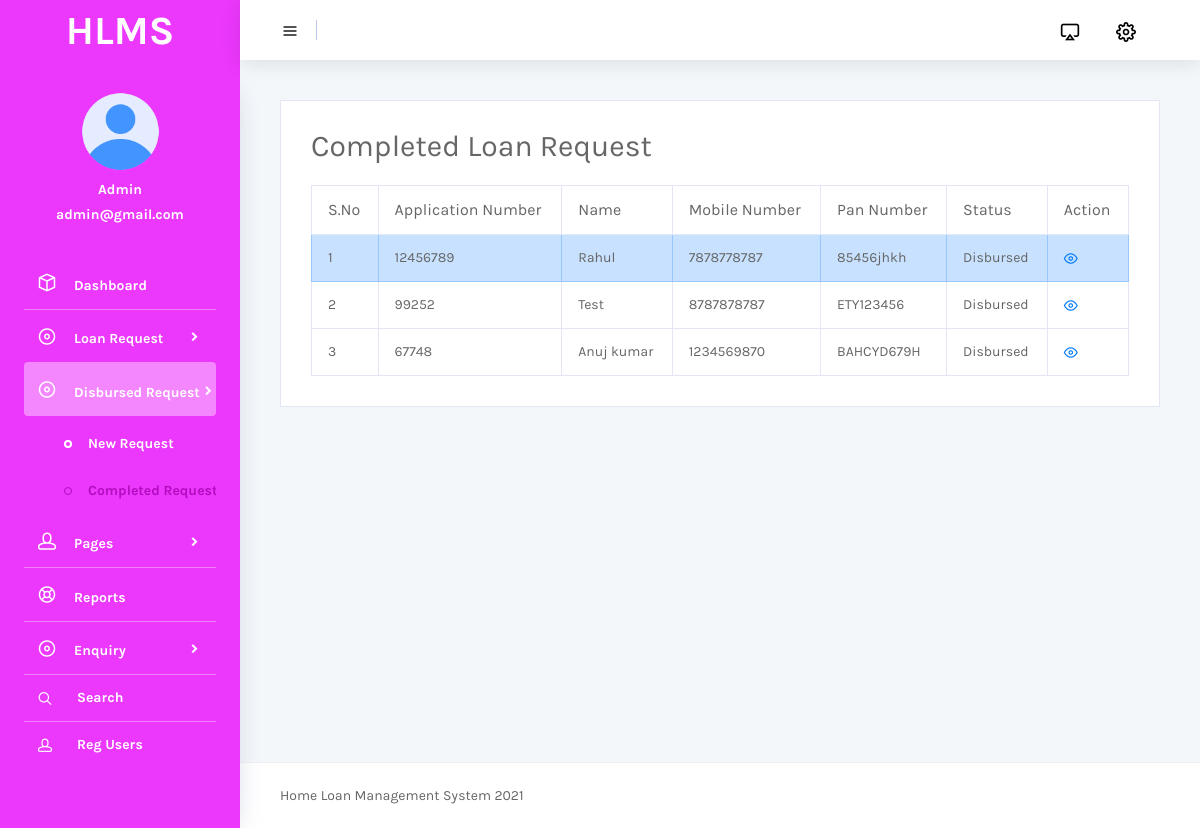
/admin/completed-disburesd-request.php (signed in), run on the app's committed database.
### tables this page shows
CREATE TABLE `tblapplication` (
  `ID` int(10) NOT NULL,
  `UserID` int(10) DEFAULT NULL,
  `ApplicationNumber` int(10) DEFAULT NULL,
  `PanNumber` varchar(200) DEFAULT NULL,
  `PanCardCopy` varchar(200) DEFAULT NULL,
  `Address` mediumtext DEFAULT NULL,
  `AddressProofType` varchar(200) DEFAULT NULL,
  `AdressDoc` varchar(200) DEFAULT NULL,
  `ServiceType` varchar(200) DEFAULT NULL,
  `MontlyIncome` decimal(10,2) DEFAULT NULL,
  `ExistingLoan` varchar(100) DEFAULT NULL,
  `ExpectedLoanAmount` decimal(10,2) DEFAULT NULL,
  `ProfilePic` varchar(200) DEFAULT NULL,
  `Tenure` int(5) DEFAULT NULL,
  `GName` varchar(200) DEFAULT NULL,
  `Gmobnum` bigint(10) DEFAULT NULL,
  `Gemail` varchar(200) DEFAULT NULL,
  `Gaddress` varchar(200) DEFAULT NULL,
  `SubmitDate` timestamp NULL DEFAULT current_timestamp(),
  `Remark` varchar(200) DEFAULT NULL,
  `Status` varchar(200) DEFAULT NULL,
  `LoanamountDisbursed` decimal(10,2) DEFAULT NULL,
  `RateofInterest` decimal(10,0) DEFAULT NULL,
  `DTenure` int(5) DEFAULT NULL,
  `UpdationDate` timestamp NULL DEFAULT NULL ON UPDATE current_timestamp()
);

CREATE TABLE `tbluser` (
  `ID` int(10) NOT NULL,
  `FullName` varchar(200) DEFAULT NULL,
  `MobileNumber` bigint(10) DEFAULT NULL,
  `Password` varchar(200) DEFAULT NULL,
  `RegDate` timestamp NULL DEFAULT current_timestamp()
);

### admin/completed-disburesd-request.php (the view, shortened to what this page needs)
<?php
include('includes/dbconnection.php');
if (strlen($_SESSION['hlmsaid']==0)) {
  header('location:logout.php');
  } else{
  ?>
<!DOCTYPE html>
<html lang="en">
<head>
  <link rel="stylesheet" href="vendors/mdi/css/materialdesignicons.min.css">
  <link rel="stylesheet" href="vendors/feather/feather.css">
  <link rel="stylesheet" href="vendors/base/vendor.bundle.base.css">
  <link rel="stylesheet" href="css/style.css">
</head>
<body>
  <div class="container-scroller">
 <?php include_once('includes/header.php');?>
    <div class="container-fluid page-body-wrapper">
      <?php include_once('includes/sidebar.php');?>
      <div class="main-panel">
        <div class="content-wrapper">
          <div class="row">
            <div class="col-lg-12 stretch-card">
              <div class="card">
                <div class="card-body">
                  <h3 >Completed Loan Request</h3>
                  <div class="table-responsive pt-3">
                    <table class="table table-bordered">
                      <thead>
                       <tr>
                                               <th>S.No</th>
                                        <th>Application Number</th>
                                        <th>Name</th>
                                        <th>Mobile Number</th>
                                        <th>Pan Number</th>
                                    <th>Status</th>
                                        <th>Action</th>
                                            </tr>
                      </thead>
                      <tbody>
                        <tr class="table-info">
                           <?php
$sql="SELECT tbluser.FullName,tbluser.MobileNumber,tblapplication.ID, tblapplication.ApplicationNumber, tblapplication.PanNumber,tblapplication.Status from  tblapplication join tbluser on tbluser.ID= tblapplication.UserID where tblapplication.Status='Disbursed'";
$query = $dbh -> prepare($sql);
$query->execute();
$results=$query->fetchAll(PDO::FETCH_OBJ);
$cnt=1;
if($query->rowCount() > 0)
{
foreach($results as $row)
{               ?>
                         <td><?php echo htmlentities($cnt);?></td>
                                        <td><?php  echo htmlentities($row->ApplicationNumber);?></td>
                                        <td><?php  echo htmlentities($row->FullName);?></td>
                                        <td><?php  echo htmlentities($row->MobileNumber);?></td>
                                        <td><?php  echo htmlentities($row->PanNumber);?></td>
                                             <?php if($row->Status==""){ ?>
                     <td><?php echo "Not Updated Yet"; ?></td>
<?php } else { ?>                  <td><?php  echo htmlentities($row->Status);?>
                  </td>
                  <?php } ?>
                                        <td><a href="view-disbursed-detail.php?editid=<?php echo htmlentities ($row->ID);?>&&aid=<?php echo htmlentities ($row->ApplicationNumber);?>"><i class="icon-eye" aria-hidden="true"></i></a></td>
                        </tr>
                        <?php $cnt=$cnt+1;}} ?>
                      </tbody>
                    </table>
                  </div>
                </div>
              </div>
            </div>
          </div>
        </div>
      <?php include_once('includes/footer.php');?>
      </div>
    </div>
  </div>
</body>
</html>
<?php }  ?>

### admin/includes/sidebar.php (shortened to what this page needs)
<nav class="sidebar sidebar-offcanvas" id="sidebar">
        <div class="user-profile">
          <?php
$aid=$_SESSION['hlmsaid'];
$sql="SELECT AdminName,Email from  tbladmin where ID=:aid";
$query = $dbh -> prepare($sql);
$query->bindParam(':aid',$aid,PDO::PARAM_STR);
$query->execute();
$results=$query->fetchAll(PDO::FETCH_OBJ);
$cnt=1;
if($query->rowCount() > 0)
{
foreach($results as $row)
{               ?>
          <div class="user-image">
            <img src="images/faces/face28.png">
          </div>
          <div class="user-name">
              <?php  echo $row->AdminName;?>
          </div>
          <div class="user-designation">
             <?php  echo $row->Email;?>
          </div>
        </div><?php $cnt=$cnt+1;}} ?>
        <ul class="nav">
          <li class="nav-item">
            <a class="nav-link" href="dashboard.php">
              <i class="icon-box menu-icon"></i>
              <span class="menu-title">Dashboard</span>
            </a>
          </li>
          <li class="nav-item">
            <a class="nav-link" data-toggle="collapse" href="#ui-basic" aria-expanded="false" aria-controls="ui-basic">
              <i class="icon-disc menu-icon"></i>
              <span class="menu-title">Loan Request</span>
              <i class="menu-arrow"></i>
            </a>
          </li>
           <li class="nav-item">
            <a class="nav-link" data-toggle="collapse" href="#ui-basic1" aria-expanded="false" aria-controls="ui-basic1">
              <i class="icon-disc menu-icon"></i>
              <span class="menu-title">Disbursed Request</span>
              <i class="menu-arrow"></i>
            </a>
            <div class="collapse" id="ui-basic1">
              <ul class="nav flex-column sub-menu">
                <li class="nav-item"> <a class="nav-link" href="new-disbursed-request.php">New Request</a></li>
                <li class="nav-item"> <a class="nav-link" href="completed-disburesd-request.php">Completed Request</a></li>
              </ul>
            </div>
          </li>
         <li class="nav-item">
            <a class="nav-link" data-toggle="collapse" href="#auth" aria-expanded="false" aria-controls="auth">
              <i class="icon-head menu-icon"></i>
              <span class="menu-title">Pages</span>
              <i class="menu-arrow"></i>
            </a>
          </li>
          <li class="nav-item">
            <a class="nav-link" href="between-dates-reports.php">
              <i class="icon-help menu-icon"></i>
              <span class="menu-title">Reports</span>
            </a>
          </li>
          <li class="nav-item">
            <a class="nav-link" data-toggle="collapse" href="#ui-basic2" aria-expanded="false" aria-controls="ui-basic2">
              <i class="icon-disc menu-icon"></i>
              <span class="menu-title">Enquiry</span>
              <i class="menu-arrow"></i>
            </a>
          </li>
          <li class="nav-item">
            <a class="nav-link" href="search.php">
              <i class="icon-search"></i>
              <span class="menu-title" style="padding-left: 25px;">Search</span>
            </a>
          </li>
          <li class="nav-item">
            <a class="nav-link" href="reg-users.php">
              <i class="icon-head"></i>
              <span class="menu-title" style="padding-left: 25px;">Reg Users</span>
            </a>
          </li>
        </ul>
      </nav>

### data on the page
tblapplication: ApplicationNumber "12456789", UserID.FullName "Rahul", UserID.MobileNumber "7878778787", PanNumber "85456jhkh", Status "Disbursed"
tblapplication: ApplicationNumber "99252", UserID.FullName "Test", UserID.MobileNumber "8787878787", PanNumber "ETY123456", Status "Disbursed"
tblapplication: ApplicationNumber "67748", UserID.FullName "Anuj kumar", UserID.MobileNumber "1234569870", PanNumber "BAHCYD679H", Status "Disbursed"

### other printed values
$row->AdminName "Admin"
$row->Email "admin@gmail.com"
